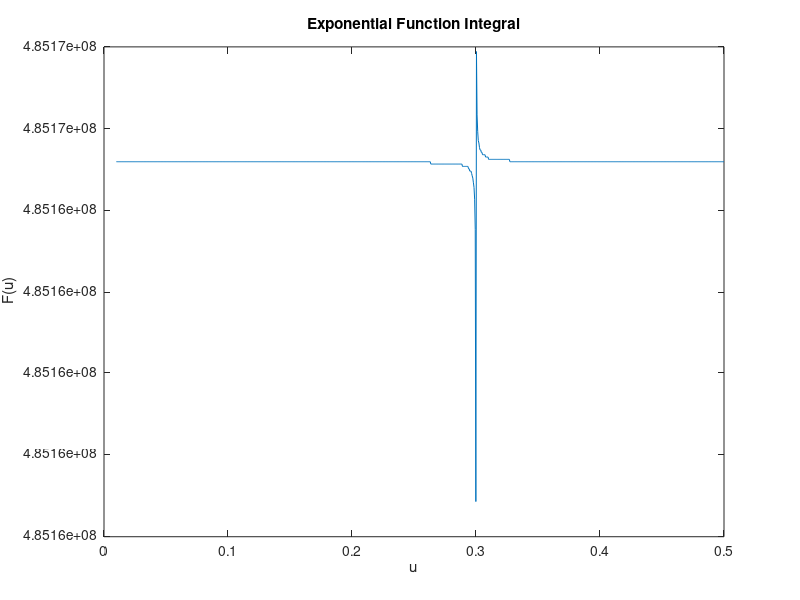

This chart was generated by the following MATLAB code: (Note: this script raises an error after producing the figure.)
clear 
close all

val = .3;
map = linspace(.01,.5, 1000);

for i = 1:length(map)
    test(i) = exp(20*(val-map(i))/(val-map(i)))-1/(val-map(i));
end 

plot(map,test)
title('Exponential Function Integral', 'Color','k')
xlabel('u')
ylabel('F(u)')

prettygraph(gca)